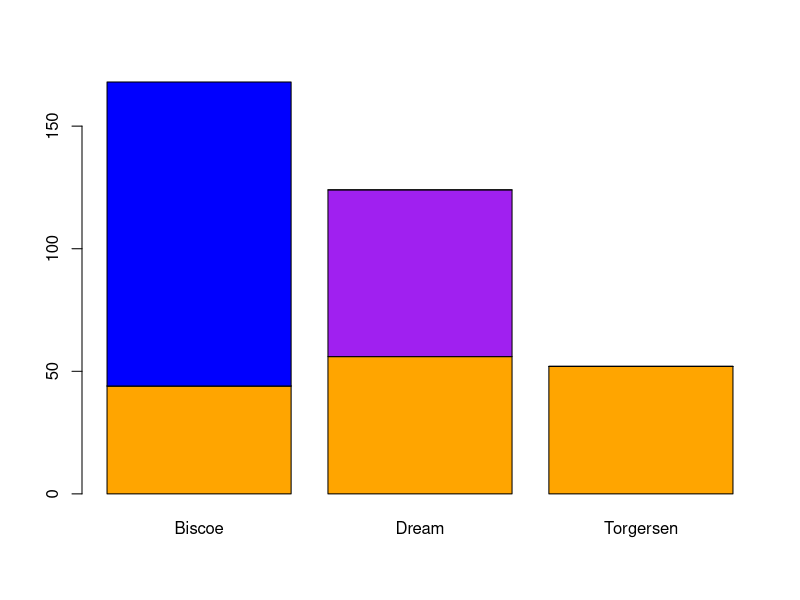

Here is the R script that generated this plot: (Note: this script raises an error after producing the figure.)
install.packages("palmerpenguins")
library(palmerpenguins)
data(package = 'palmerpenguins')

####(1) Número de individuos totales, masculinos y femeninos por especie. 
####La media, desviación estándar, valor mínimo y máximo de la longitud 
####y profundidad del pico, la longitud de la aleta y el tamaño.
library(dplyr)
View(penguins)

#Numero de filas --> numero de individuos totales
n_individuos <- nrow(penguins)
n_individuos
#Numero de individuos masculinos y femeninos por especie
summary(penguins)

species_names <- c("Adelie", "Gentoo", "Chinstrap" )
species_names
genders <- c("female", "male")

colnames(penguins)
for (specie_ in species_names) {
  for(gender in genders){
    n1 <-filter(penguins, sex== gender & species == specie_)
    cat("The number of"  , gender , "individuals in " , specie_, "species is :")
    print(nrow(n1))
  }
  
}

####Media,desviacion standard , valor mínimo y máximo de la longitud 
####y profundidad del pico, la longitud de la aleta y el tamaño.
colnames(penguins)
bill_length_media = median(penguins$bill_length_mm, na.rm = TRUE)
bill_length_media

bill_depth_media = median(penguins$bill_depth_mm, na.rm = TRUE)
bill_depth_media

flipper_length_media = median(penguins$flipper_length_mm, na.rm = TRUE)
flipper_length_media

body_mass_media = median(penguins$body_mass_g, na.rm = TRUE)
body_mass_media

######desviacion standard

bill_length_sd = sd(penguins$bill_length_mm, na.rm = TRUE)
bill_length_sd

bill_depth_sd = sd(penguins$bill_depth_mm, na.rm = TRUE)
bill_depth_sd

flipper_length_sd = sd(penguins$flipper_length_mm, na.rm = TRUE)
flipper_length_sd

body_mass_sd = sd(penguins$body_mass_g, na.rm = TRUE)
body_mass_sd

      
######Obtener mininmos
min(penguins$bill_length_mm, na.rm = TRUE)
min(penguins$bill_depth_mm, na.rm = TRUE)
min(penguins$flipper_length_mm, na.rm = TRUE)
min(penguins$body_mass_g, na.rm = TRUE)

######Obtener máximos
max(penguins$bill_length_mm, na.rm = TRUE)
max(penguins$bill_depth_mm, na.rm = TRUE)
max(penguins$flipper_length_mm, na.rm = TRUE)
max(penguins$body_mass_g, na.rm = TRUE)



#Un gráfico de barras que represente el número de individuos muestreados de cada especie en cada isla, 
#representando las especies en diferentes colores (chinstrap – morado, gentoo – azul, adelie – naranja). 

table<- (penguins$species)
table
bar_plot_graph <- table(penguins$species, penguins$island)
bar_plot_graph
barplot(bar_plot_graph, col =c("orange", "purple","blue" ))

#Contesta a las siguientes preguntas: ¿qué especie se ha muestreado en las tres islas? 
#Adelia
#¿cuántos individuos se han muestreado de la isla Dream?
dream_ind <- table(penguins$island)
dream_ind["Dream"]



###Un gráfico multipanel de cajas y bigotes del tamaño de los pingüinos según su sexo, 
###donde aparezca un panel para cada especie. Contesta a las siguientes preguntas: 
penguins <- penguins[!is.na(penguins$bill_length_mm),]
penguins <- penguins[!is.na(penguins$bill_depth_mm),]
penguins <- penguins[!is.na(penguins$flipper_length_mm),]
penguins <- penguins[!is.na(penguins$body_mass_g),]
penguins <- penguins[!is.na(penguins$sex),]


gentoo <- penguins[penguins$species == "Gentoo", ]
gentoo
adelie <- penguins[penguins$species == "Adelie", ]
adelie
chinstrap <- penguins[penguins$species == "Chinstrap", ]
chinstrap

library(patchwork) 

box_gentoo <- ggplot(data = gentoo) + 
  geom_boxplot(aes(x = sex, y = body_mass_g)) + 
  ggtitle("GENTOO") + xlab("Sex") + ylab("Size")

box_adelie <- ggplot(data = adelie) + 
  geom_boxplot(aes(x = sex, y = body_mass_g)) + 
  ggtitle("ADELIE") + xlab("Sex") + ylab("Size")

box_chinstrap <- ggplot(data = chinstrap) + 
  geom_boxplot(aes(x = sex, y = body_mass_g))+
  ggtitle("CHINSTRAP") + xlab("Sex") + ylab("Size")

box_gentoo + box_adelie +box_chinstrap

###¿qué especie tiene mayor tamaño? 
#Gentoo

###¿en qué especie las hembras y los machos tienen un tamaño más similar?
#Chinstrap